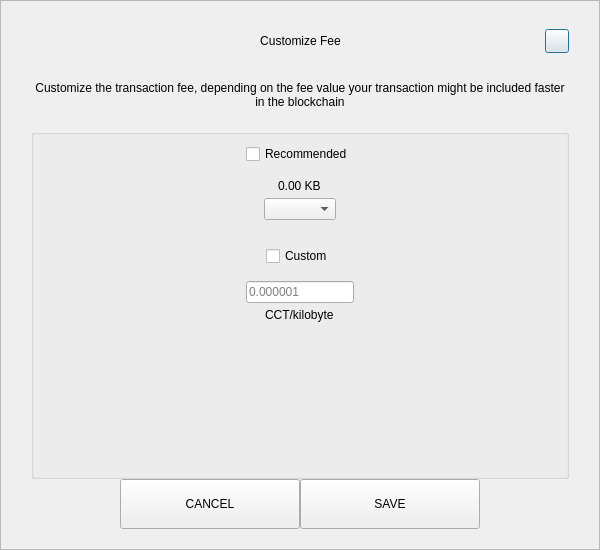
<?xml version="1.0" encoding="UTF-8"?>
<ui version="4.0">
 <class>SendCustomFeeDialog</class>
 <widget class="QDialog" name="SendCustomFeeDialog">
  <property name="geometry">
   <rect>
    <x>0</x>
    <y>0</y>
    <width>600</width>
    <height>550</height>
   </rect>
  </property>
  <property name="windowTitle">
   <string>Form</string>
  </property>
  <layout class="QVBoxLayout" name="verticalLayout_3">
   <property name="spacing">
    <number>0</number>
   </property>
   <property name="leftMargin">
    <number>0</number>
   </property>
   <property name="topMargin">
    <number>0</number>
   </property>
   <property name="rightMargin">
    <number>0</number>
   </property>
   <property name="bottomMargin">
    <number>0</number>
   </property>
   <item>
    <widget class="QFrame" name="frame">
     <property name="styleSheet">
      <string notr="true"/>
     </property>
     <property name="frameShape">
      <enum>QFrame::StyledPanel</enum>
     </property>
     <property name="frameShadow">
      <enum>QFrame::Raised</enum>
     </property>
     <layout class="QVBoxLayout" name="verticalLayout_2">
      <property name="spacing">
       <number>0</number>
      </property>
      <property name="leftMargin">
       <number>30</number>
      </property>
      <property name="topMargin">
       <number>20</number>
      </property>
      <property name="rightMargin">
       <number>30</number>
      </property>
      <property name="bottomMargin">
       <number>20</number>
      </property>
      <item>
       <layout class="QHBoxLayout" name="horizontalLayout_3">
        <property name="spacing">
         <number>0</number>
        </property>
        <item>
         <spacer name="horizontalSpacer_21">
          <property name="orientation">
           <enum>Qt::Horizontal</enum>
          </property>
          <property name="sizeHint" stdset="0">
           <size>
            <width>40</width>
            <height>20</height>
           </size>
          </property>
         </spacer>
        </item>
        <item>
         <widget class="QLabel" name="labelTitle">
          <property name="minimumSize">
           <size>
            <width>0</width>
            <height>40</height>
           </size>
          </property>
          <property name="maximumSize">
           <size>
            <width>16777215</width>
            <height>40</height>
           </size>
          </property>
          <property name="styleSheet">
           <string notr="true">padding-left:24px;</string>
          </property>
          <property name="text">
           <string>Customize Fee</string>
          </property>
          <property name="alignment">
           <set>Qt::AlignCenter</set>
          </property>
          <property name="margin">
           <number>7</number>
          </property>
         </widget>
        </item>
        <item>
         <spacer name="horizontalSpacer">
          <property name="orientation">
           <enum>Qt::Horizontal</enum>
          </property>
          <property name="sizeHint" stdset="0">
           <size>
            <width>40</width>
            <height>20</height>
           </size>
          </property>
         </spacer>
        </item>
        <item>
         <widget class="QPushButton" name="btnEsc">
          <property name="minimumSize">
           <size>
            <width>24</width>
            <height>24</height>
           </size>
          </property>
          <property name="maximumSize">
           <size>
            <width>24</width>
            <height>24</height>
           </size>
          </property>
          <property name="text">
           <string/>
          </property>
         </widget>
        </item>
       </layout>
      </item>
      <item>
       <spacer name="verticalSpacer_2">
        <property name="orientation">
         <enum>Qt::Vertical</enum>
        </property>
        <property name="sizeType">
         <enum>QSizePolicy::Fixed</enum>
        </property>
        <property name="sizeHint" stdset="0">
         <size>
          <width>20</width>
          <height>20</height>
         </size>
        </property>
       </spacer>
      </item>
      <item>
       <widget class="QLabel" name="labelMessage">
        <property name="text">
         <string>Customize the transaction fee, depending on the fee value your transaction might be included faster in the blockchain</string>
        </property>
        <property name="alignment">
         <set>Qt::AlignCenter</set>
        </property>
        <property name="wordWrap">
         <bool>true</bool>
        </property>
       </widget>
      </item>
      <item>
       <spacer name="verticalSpacer_3">
        <property name="orientation">
         <enum>Qt::Vertical</enum>
        </property>
        <property name="sizeType">
         <enum>QSizePolicy::Fixed</enum>
        </property>
        <property name="sizeHint" stdset="0">
         <size>
          <width>20</width>
          <height>20</height>
         </size>
        </property>
       </spacer>
      </item>
      <item>
       <widget class="QGroupBox" name="groupBox">
        <property name="title">
         <string/>
        </property>
        <layout class="QVBoxLayout" name="verticalLayout">
         <property name="leftMargin">
          <number>12</number>
         </property>
         <property name="rightMargin">
          <number>12</number>
         </property>
         <item>
          <layout class="QVBoxLayout" name="verticalLayout_4">
           <property name="spacing">
            <number>5</number>
           </property>
           <item alignment="Qt::AlignHCenter">
            <widget class="QCheckBox" name="checkBoxRecommended">
             <property name="text">
              <string>Recommended</string>
             </property>
            </widget>
           </item>
           <item>
            <spacer name="verticalSpacer_5">
             <property name="orientation">
              <enum>Qt::Vertical</enum>
             </property>
             <property name="sizeType">
              <enum>QSizePolicy::Fixed</enum>
             </property>
             <property name="sizeHint" stdset="0">
              <size>
               <width>20</width>
               <height>10</height>
              </size>
             </property>
            </spacer>
           </item>
           <item alignment="Qt::AlignHCenter">
            <widget class="QLabel" name="labelFee">
             <property name="text">
              <string>0.00 KB</string>
             </property>
            </widget>
           </item>
           <item alignment="Qt::AlignHCenter">
            <widget class="QComboBox" name="comboBoxRecommended"/>
           </item>
          </layout>
         </item>
         <item>
          <spacer name="verticalSpacer">
           <property name="orientation">
            <enum>Qt::Vertical</enum>
           </property>
           <property name="sizeType">
            <enum>QSizePolicy::Fixed</enum>
           </property>
           <property name="sizeHint" stdset="0">
            <size>
             <width>20</width>
             <height>20</height>
            </size>
           </property>
          </spacer>
         </item>
         <item>
          <layout class="QVBoxLayout" name="verticalLayout_5">
           <property name="spacing">
            <number>5</number>
           </property>
           <item alignment="Qt::AlignHCenter">
            <widget class="QCheckBox" name="checkBoxCustom">
             <property name="text">
              <string>Custom</string>
             </property>
            </widget>
           </item>
           <item>
            <spacer name="verticalSpacer_6">
             <property name="orientation">
              <enum>Qt::Vertical</enum>
             </property>
             <property name="sizeType">
              <enum>QSizePolicy::Fixed</enum>
             </property>
             <property name="sizeHint" stdset="0">
              <size>
               <width>20</width>
               <height>10</height>
              </size>
             </property>
            </spacer>
           </item>
           <item alignment="Qt::AlignHCenter">
            <widget class="QLineEdit" name="lineEditCustomFee">
             <property name="placeholderText">
              <string notr="true">0.000001</string>
             </property>
            </widget>
           </item>
           <item alignment="Qt::AlignHCenter">
            <widget class="QLabel" name="labelCustomFee">
             <property name="text">
              <string>CCT/kilobyte</string>
             </property>
            </widget>
           </item>
          </layout>
         </item>
         <item>
          <spacer name="verticalSpacer_4">
           <property name="orientation">
            <enum>Qt::Vertical</enum>
           </property>
           <property name="sizeHint" stdset="0">
            <size>
             <width>20</width>
             <height>40</height>
            </size>
           </property>
          </spacer>
         </item>
        </layout>
       </widget>
      </item>
      <item>
       <layout class="QHBoxLayout" name="horizontalLayout" stretch="1,2,2,1">
        <item>
         <spacer name="horizontalSpacer1">
          <property name="orientation">
           <enum>Qt::Horizontal</enum>
          </property>
          <property name="sizeHint" stdset="0">
           <size>
            <width>40</width>
            <height>20</height>
           </size>
          </property>
         </spacer>
        </item>
        <item>
         <widget class="QPushButton" name="btnCancel">
          <property name="minimumSize">
           <size>
            <width>180</width>
            <height>50</height>
           </size>
          </property>
          <property name="focusPolicy">
           <enum>Qt::NoFocus</enum>
          </property>
          <property name="text">
           <string>CANCEL</string>
          </property>
         </widget>
        </item>
        <item>
         <widget class="QPushButton" name="btnSave">
          <property name="minimumSize">
           <size>
            <width>180</width>
            <height>50</height>
           </size>
          </property>
          <property name="focusPolicy">
           <enum>Qt::NoFocus</enum>
          </property>
          <property name="text">
           <string>SAVE</string>
          </property>
         </widget>
        </item>
        <item>
         <spacer name="horizontalSpacer_2">
          <property name="orientation">
           <enum>Qt::Horizontal</enum>
          </property>
          <property name="sizeHint" stdset="0">
           <size>
            <width>40</width>
            <height>20</height>
           </size>
          </property>
         </spacer>
        </item>
       </layout>
      </item>
     </layout>
    </widget>
   </item>
  </layout>
 </widget>
 <resources/>
 <connections/>
</ui>
